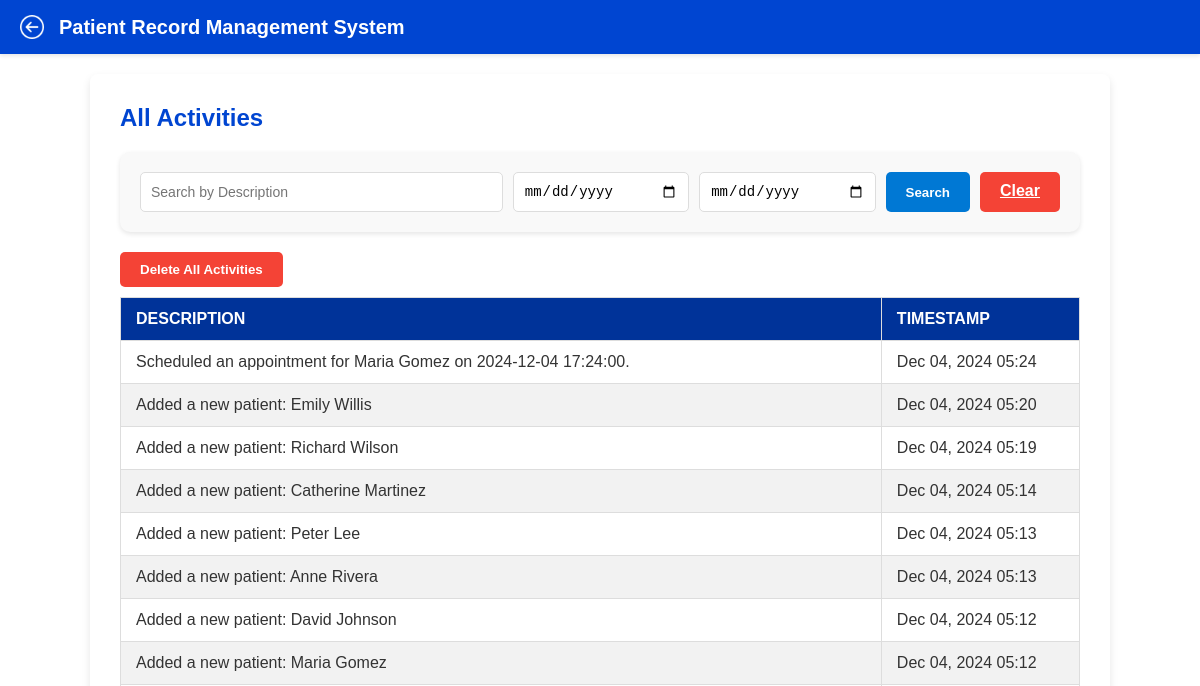
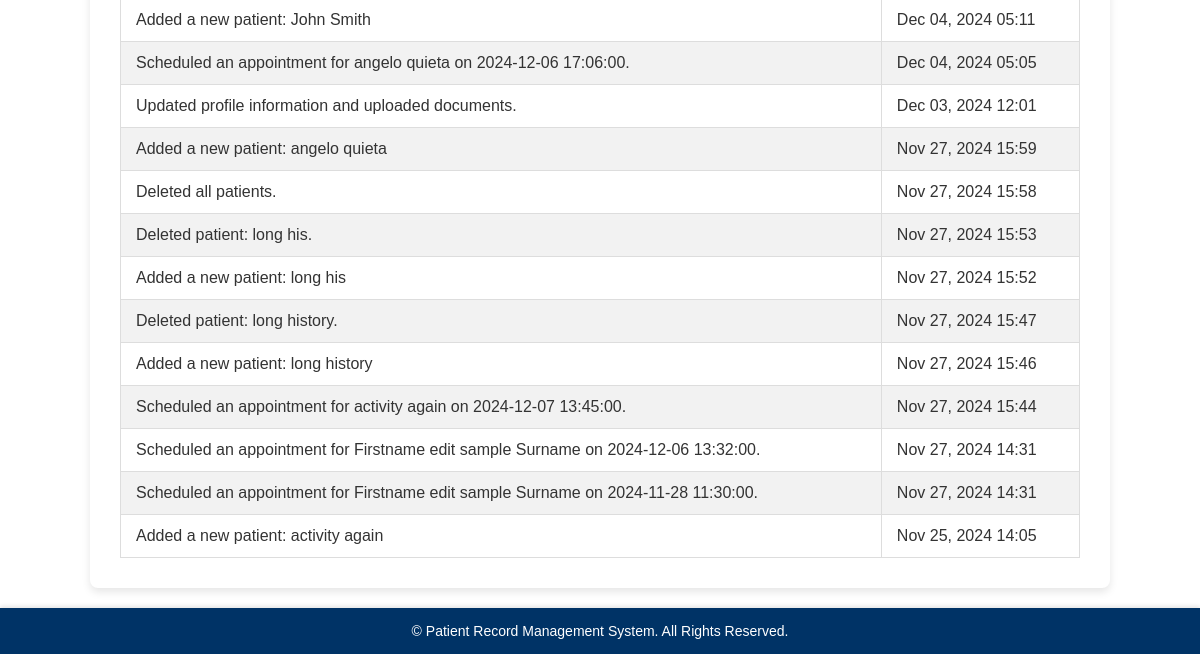
Page /activities/ (signed in) on the earlier database version (2 pictures, top to bottom).
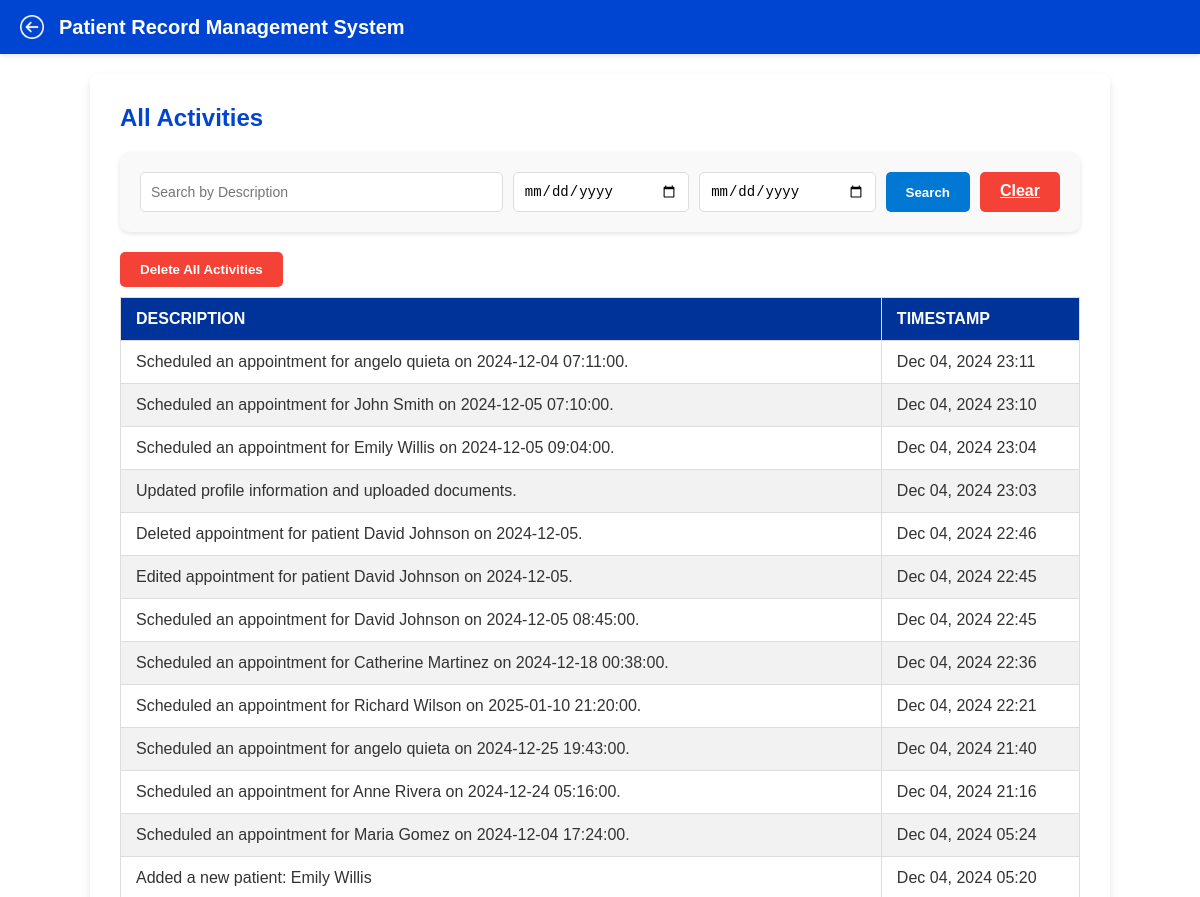
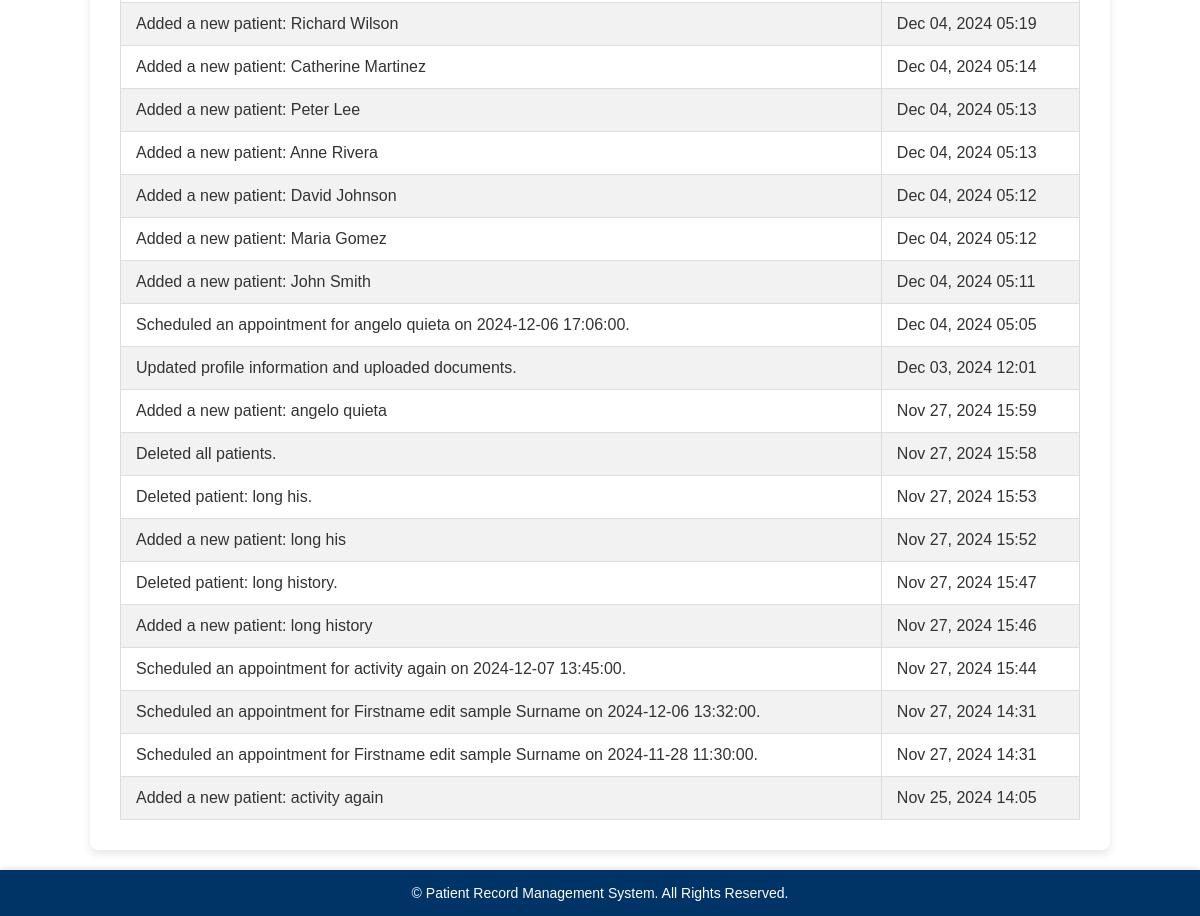
Same page on the later database version (2 pictures, top to bottom).
### doctor/models.py (models this page shows, shortened)
class Activity(models.Model):
    doctor = models.ForeignKey(Doctor, on_delete=models.CASCADE, related_name='activities')
    description = models.TextField()
    timestamp = models.DateTimeField(auto_now_add=True)

### doctor/views.py (the view)
# urls.py: path('activities/', views.activities_view, name='activities'),
def activities_view(request):
    doctor_id = doctor_logged_in(request)
    doctor = get_object_or_404(Doctor, id=doctor_id)
    search_query = request.GET.get('search', '')
    start_date = request.GET.get('start_date', '')
    end_date = request.GET.get('end_date', '')
    activities = doctor.activities.all()
    if search_query:
        activities = activities.filter(description__icontains=search_query)
    if start_date and end_date:
        activities = activities.filter(
            timestamp__date__gte=start_date,
            timestamp__date__lte=end_date
        )
    activities = activities.order_by('-timestamp')  # Sort activities by latest first
    return render(request, 'activities.html', {'activities': activities})

### doctor/views.py (called while the page is built)
def doctor_logged_in(request):
    doctor_id = request.session.get('doctor_id')
    if not doctor_id:
        return redirect('login')
    return doctor_id

### doctor/templates/activities.html (shortened to what this page needs)
<!DOCTYPE html>
<html lang="en">
<head>
    {% load static %}
    <link rel="stylesheet" href="{% static 'patient_list.css' %}">
</head>
<body>
    <header class="prms-header">
        <div class="header-content">
            <img src="{% static 'images/back-button.png' %}" alt="Back" class="back-btn" onclick="window.history.back();">
            <h1 class="prms-title" onclick="window.location.href='http://127.0.0.1:8000/home/';">
                Patient Record Management System
            </h1>
        </div>
    </header>
    <div class="main-container">
        <section class="form-section">
            <div class="actions-header">
                <h2 class="section-title">All Activities</h2>
            </div>
            <div class="search-container">
                <form method="GET" action="{% url 'activities' %}" class="search-form">
                    <div class="input-group">
                        <input type="text" name="search" placeholder="Search by Description" value="{{ request.GET.search|default:'' }}">
                    </div>
                    <div class="input-group">
                            <input type="date" id="start_date" name="start_date" value="{{ request.GET.start_date|default:'' }}">
                            <input type="date" id="end_date" name="end_date" value="{{ request.GET.end_date|default:'' }}">
                    </div>
                    <div class="button-group">
                        <button type="submit" class="search-btn">Search</button>
                        <a href="{% url 'activities' %}" class="clear-btn">Clear</a>
                    </div>
                </form>
            </div>
            <div class="form-container">
                <table>
                    <thead>
                        <tr>
                            <th>Description</th>
                            <th>Timestamp</th>
                            <form method="POST" action="{% url 'delete_all_activities' %}">
                                <button type="submit" class="clear-btn" onclick="return confirm('Are you sure you want to delete all activities?');">
                                    Delete All Activities
                                </button>
                            </form>
                        </tr>
                    </thead>
                    <tbody>
                        {% for activity in activities %}
                        <tr>
                            <td>{{ activity.description }}</td>
                            <td>{{ activity.timestamp|date:"M d, Y H:i" }}</td>
                        </tr>
                        {% empty %}
                        <tr>
                            <td colspan="2" class="no-data">No activities recorded.</td>
                        </tr>
                        {% endfor %}
                    </tbody>
                </table>
            </div>
        </section>
    </div>
    <footer>
        <p>&copy; {{ year }} Patient Record Management System. All Rights Reserved.</p>
    </footer>
</body>
</html>

Differences in the rows shown:
added Activity: description "Scheduled an appointment for angelo quieta on 2024-12-04 07:11:00.", timestamp "Dec 04, 2024 23:11"
added Activity: description "Scheduled an appointment for John Smith on 2024-12-05 07:10:00.", timestamp "Dec 04, 2024 23:10"
added Activity: description "Scheduled an appointment for Emily Willis on 2024-12-05 09:04:00.", timestamp "Dec 04, 2024 23:04"
added Activity: description "Updated profile information and uploaded documents.", timestamp "Dec 04, 2024 23:03"
added Activity: description "Deleted appointment for patient David Johnson on 2024-12-05.", timestamp "Dec 04, 2024 22:46"
added Activity: description "Edited appointment for patient David Johnson on 2024-12-05.", timestamp "Dec 04, 2024 22:45"
added Activity: description "Scheduled an appointment for David Johnson on 2024-12-05 08:45:00.", timestamp "Dec 04, 2024 22:45"
added Activity: description "Scheduled an appointment for Catherine Martinez on 2024-12-18 00:38:00.", timestamp "Dec 04, 2024 22:36"
added Activity: description "Scheduled an appointment for Richard Wilson on 2025-01-10 21:20:00.", timestamp "Dec 04, 2024 22:21"
added Activity: description "Scheduled an appointment for angelo quieta on 2024-12-25 19:43:00.", timestamp "Dec 04, 2024 21:40"
added Activity: description "Scheduled an appointment for Anne Rivera on 2024-12-24 05:16:00.", timestamp "Dec 04, 2024 21:16"
